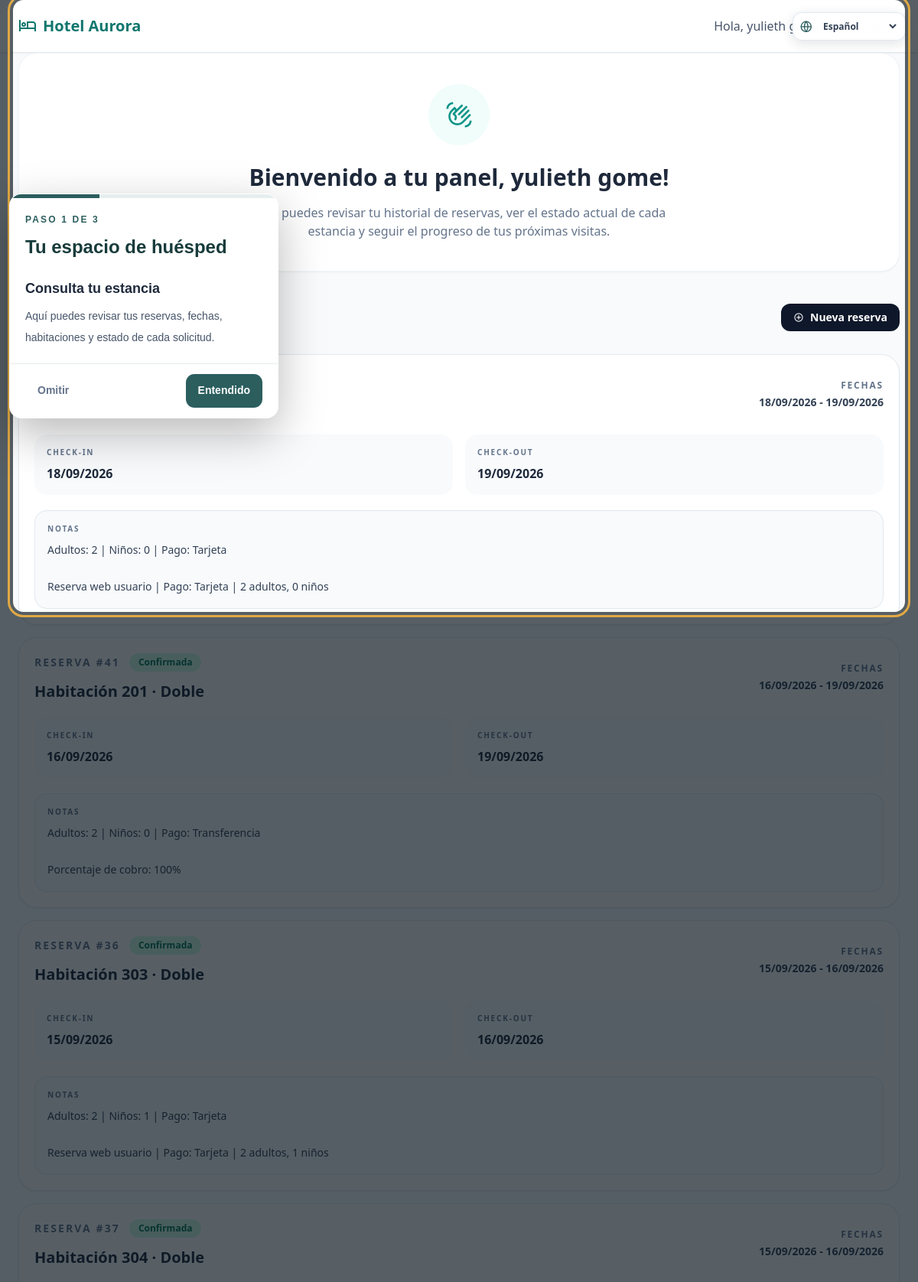
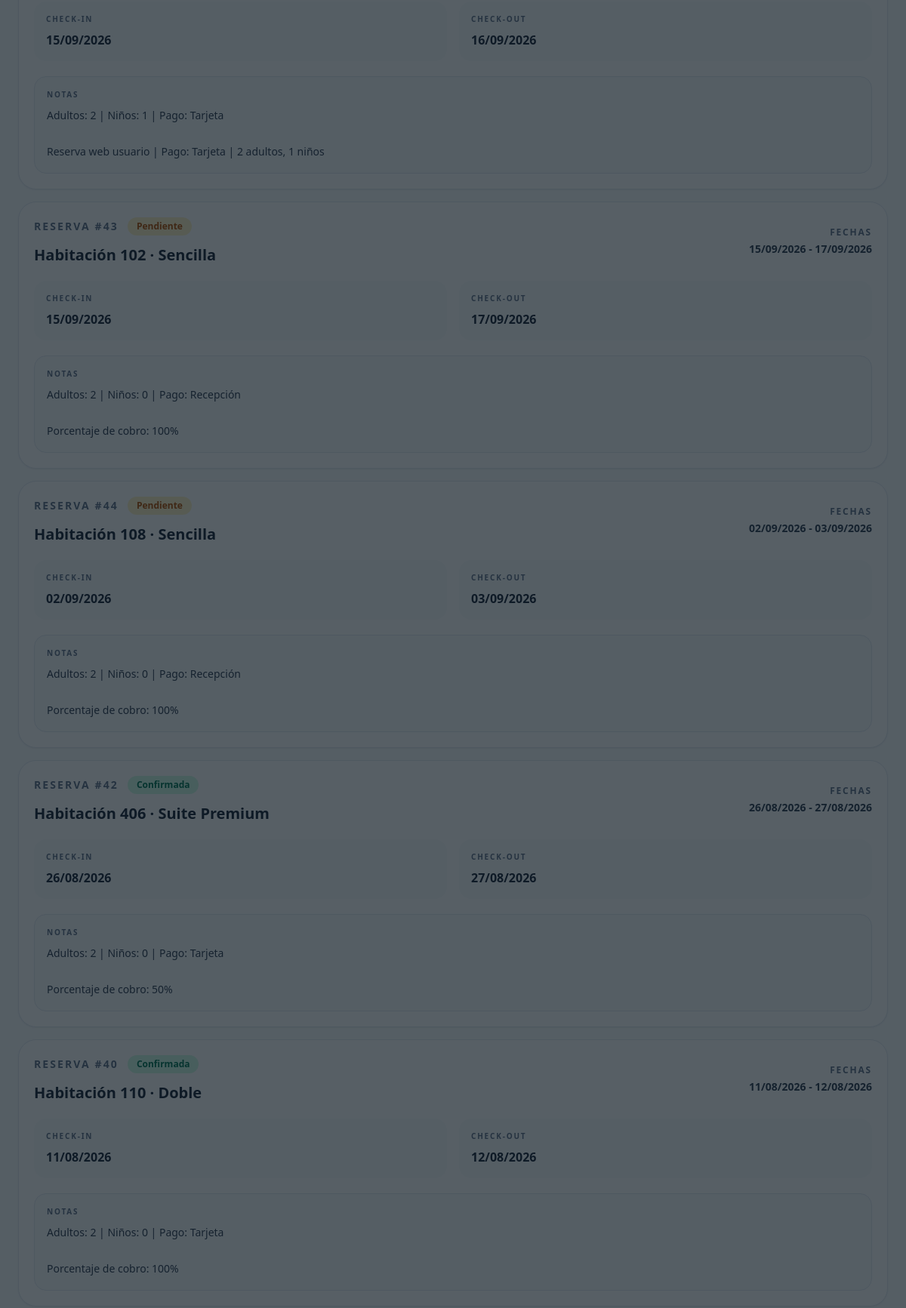
The app's page /interfaz/usuario/index_usua.php (signed in, upper part) with its own data (2 pictures, top to bottom).
### tables this page shows
CREATE TABLE `reservas` (
  `cod_res` bigint(20) NOT NULL,
  `fec_res` datetime DEFAULT current_timestamp(),
  `fec_ent_res` datetime NOT NULL,
  `fec_sal_res` datetime NOT NULL,
  `est_res` varchar(20) DEFAULT 'Pendiente',
  `not_res` text DEFAULT NULL,
  `id_usu_res` bigint(20) DEFAULT NULL
);

### includes/system_help.php (called while the page is built, shortened)
<?php require_once __DIR__ . '/system_tour.php'; ?>

### src/Usuario/PortalRepository.php (called while the page is built, shortened)
<?php
final class PortalRepository
{
    public function fetchReservationHistory(mysqli $connection, int $userId): array
    {
        $statement = $connection->prepare(
            "SELECT r.cod_res, r.fec_ent_res, r.fec_sal_res, r.est_res, r.not_res,
                    GROUP_CONCAT(DISTINCT h.num_hab ORDER BY h.num_hab ASC SEPARATOR ', ') AS num_hab,
                    GROUP_CONCAT(DISTINCT h.tipo_hab ORDER BY h.tipo_hab ASC SEPARATOR ', ') AS tipo_hab
             FROM reservas r
             LEFT JOIN detalle d ON d.cod_res_det = r.cod_res
             LEFT JOIN habitacion h ON h.cod_hab = d.cod_hab_det
             WHERE r.id_usu_res = ?
             GROUP BY r.cod_res, r.fec_ent_res, r.fec_sal_res, r.est_res, r.not_res
             ORDER BY r.fec_ent_res DESC"
        );
        $statement->bind_param('i', $userId);
        $statement->execute();
        $result = $statement->get_result();
        $reservations = [];
        if ($result instanceof \mysqli_result) {
            while ($row = $result->fetch_assoc()) {
                $reservations[] = $row;
            }
        }
        return $reservations;
    }
}

### interfaz/usuario/index_usua.php (the view, shortened to what this page needs)
<?php
require_once __DIR__ . '/../../configuracion/conexion.php';
require_once __DIR__ . '/../../src/Usuario/PortalRepository.php';
$usuario = $_SESSION['user_auth'] ?? [];
function formatear_fecha_historial($fecha) {
    $fechaObj = DateTime::createFromFormat('Y-m-d H:i:s', $fecha)
        ?: DateTime::createFromFormat('Y-m-d', $fecha);
    return $fechaObj->format('d/m/Y');
}
function badge_estado_reserva($estado) {
    $estado = trim((string) $estado);
    $mapa = [
        'Confirmada' => 'bg-emerald-100 text-emerald-700',
        'Pendiente' => 'bg-amber-100 text-amber-700',
        'Cancelada' => 'bg-rose-100 text-rose-700',
        'Cancelado' => 'bg-rose-100 text-rose-700',
        'Finalizada' => 'bg-slate-200 text-slate-700',
        'En Casa' => 'bg-cyan-100 text-cyan-700',
    ];
    return $mapa[$estado] ?? 'bg-slate-100 text-slate-700';
}
$idUsuarioActual = (int) $usuario['id_usuario'];
$portalRepository = new \App\Usuario\PortalRepository();
$reservasUsuario = $portalRepository->fetchReservationHistory($conexion, $idUsuarioActual);
?>
<!DOCTYPE html>
<html lang="es">
<head>
    <script src="https://cdn.tailwindcss.com"></script>
</head>
<body class="bg-slate-50 font-sans antialiased text-slate-800">
    <?php include __DIR__ . '/../../includes/translate.php'; ?>
    <nav class="bg-white shadow-sm px-6 py-4 flex justify-between items-center border-b border-slate-200">
        <div class="text-xl font-bold text-teal-700 flex items-center gap-2">
            <span class="material-symbols-outlined">hotel</span>
            Hotel Aurora
        </div>
        <div class="flex items-center gap-4">
            <span class="font-medium text-slate-600">Hola, <?php echo htmlspecialchars($usuario['nombre_usuario']); ?></span>
            <a href="../../interfaz_usu.php" class="text-red-500 hover:bg-red-50 px-4 py-2 rounded-xl transition flex items-center gap-2 font-bold text-sm">
            </a>
        </div>
    </nav>
    <main class="w-full pb-20 md:px-6">
        <div class="bg-white rounded-3xl shadow-sm p-10 border border-slate-100 text-center">
            <div class="w-20 h-20 bg-teal-50 text-teal-600 rounded-full flex items-center justify-center mx-auto mb-6">
                <span class="material-symbols-outlined text-4xl">waving_hand</span>
            </div>
            <h1 class="text-3xl font-black text-slate-800 mb-4">Bienvenido a tu panel, <?php echo htmlspecialchars($usuario['nombre_usuario']); ?>!</h1>
            <p class="text-slate-500 max-w-xl mx-auto">
                Aquí puedes revisar tu historial de reservas, ver el estado actual de cada estancia y seguir el progreso de tus próximas visitas.
            </p>
        </div>
        <section id="mis-reservas" class="mt-8 max-w-6xl mx-auto">
            <div class="flex items-center justify-between gap-4 mb-5">
                <div>
                    <a href="#mis-reservas" class="text-xs font-black uppercase tracking-[0.2em] text-teal-700 hover:underline">Historial</a>
                    <h2 class="text-2xl font-black text-slate-800">Tus reservas</h2>
                </div>
                <a href="../../interfaz_usu.php" class="inline-flex items-center gap-2 rounded-xl bg-slate-900 px-4 py-2 text-sm font-bold text-white hover:bg-slate-700 transition">
                    <span class="material-symbols-outlined text-sm">add_circle</span>
                    Nueva reserva
                </a>
            </div>
            <?php if (empty($reservasUsuario)): ?>
                <div class="rounded-3xl border border-dashed border-slate-300 bg-white p-8 text-center shadow-sm">
                    <span class="material-symbols-outlined text-4xl text-slate-300">travel_explore</span>
                    <h3 class="mt-4 text-xl font-black text-slate-700">Aún no tienes reservas registradas</h3>
                    <p class="mt-2 text-slate-500">Cuando realices tu primera estancia, aparecerá aquí su historial completo.</p>
                </div>
            <?php else: ?>
                <div class="space-y-4">
                    <?php foreach ($reservasUsuario as $reserva): ?>
                        <?php
                        $estado = $reserva['est_res'] ?? 'Pendiente';
                        $habitacion = !empty($reserva['tipo_hab'])
                            ? ($reserva['num_hab'] ? 'Habitación ' . $reserva['num_hab'] . ' · ' . $reserva['tipo_hab'] : $reserva['tipo_hab'])
                            : 'Habitación sin asignar';
                        $notas = trim((string) ($reserva['not_res'] ?? ''));
                        $fechas = formatear_fecha_historial($reserva['fec_ent_res']) . ' - ' . formatear_fecha_historial($reserva['fec_sal_res']);
                        ?>
                        <article class="rounded-3xl border border-slate-200 bg-white p-5 shadow-sm">
                            <div class="flex flex-col gap-4 md:flex-row md:items-center md:justify-between">
                                <div>
                                    <div class="flex items-center gap-3 flex-wrap">
                                        <span class="text-sm font-black uppercase tracking-[0.15em] text-slate-500">Reserva #<?php echo (int) $reserva['cod_res']; ?></span>
                                        <span class="inline-flex items-center rounded-full px-3 py-1 text-xs font-bold <?php echo badge_estado_reserva($estado); ?>"><?php echo htmlspecialchars($estado); ?></span>
                                    </div>
                                    <h3 class="mt-3 text-xl font-black text-slate-800"><?php echo htmlspecialchars($habitacion); ?></h3>
                                </div>
                                <div class="text-right">
                                    <p class="text-xs font-black uppercase tracking-[0.15em] text-slate-500">Fechas</p>
                                    <p class="mt-1 text-sm font-bold text-slate-700"><?php echo htmlspecialchars($fechas); ?></p>
                                </div>
                            </div>
                            <div class="mt-5 grid gap-4 md:grid-cols-2">
                                <div class="rounded-2xl bg-slate-50 p-4">
                                    <p class="text-[10px] font-black uppercase tracking-[0.18em] text-slate-500">Check-in</p>
                                    <p class="mt-2 text-base font-bold text-slate-800"><?php echo formatear_fecha_historial($reserva['fec_ent_res']); ?></p>
                                </div>
                                <div class="rounded-2xl bg-slate-50 p-4">
                                    <p class="text-[10px] font-black uppercase tracking-[0.18em] text-slate-500">Check-out</p>
                                    <p class="mt-2 text-base font-bold text-slate-800"><?php echo formatear_fecha_historial($reserva['fec_sal_res']); ?></p>
                                </div>
                            </div>
                            <?php if ($notas !== ''): ?>
                                <div class="mt-5 rounded-2xl border border-slate-200 bg-slate-50 p-4">
                                    <p class="text-[10px] font-black uppercase tracking-[0.18em] text-slate-500">Notas</p>
                                    <p class="mt-2 text-sm leading-6 text-slate-700 whitespace-pre-line"><?php echo nl2br(htmlspecialchars($notas)); ?></p>
                                </div>
                            <?php endif; ?>
                        </article>
                    <?php endforeach; ?>
                </div>
            <?php endif; ?>
        </section>
    </main>
    <?php
    require_once '../../includes/system_help.php';
    ?>
</body>
</html>

### includes/translate.php (shortened to what this page needs)
<?php
$translateAssetsPath = str_contains(
    (string) ($_SERVER['SCRIPT_NAME'] ?? ''),
    '/interfaz_usu.php'
) ? 'assets' : '../../assets';
?>
<link rel="stylesheet" href="<?php echo $translateAssetsPath; ?>/css/translate.css?v=1">
<div class="language-switcher">
    <svg class="language-switcher__icon" viewBox="0 0 24 24" fill="none" aria-hidden="true">
        <circle cx="12" cy="12" r="9"></circle>
        <path d="M3 12h18M12 3a14 14 0 0 1 0 18M12 3a14 14 0 0 0 0 18"></path>
    </svg>
    <select id="language-select" aria-labelledby="language-select-label" data-action="change-language">
        <option value="es">Español</option>
    </select>
</div>

### includes/system_tour.php (shortened to what this page needs)
<div id="systemTour" class="system-tour" role="dialog" aria-modal="true" aria-labelledby="systemTourTitle" aria-describedby="systemTourDescription" hidden>
    <div id="systemTourSpotlight" class="system-tour__spotlight" aria-hidden="true"></div>
    <section id="systemTourCard" class="system-tour__card">
        <div class="system-tour__progress" aria-hidden="true"><span id="systemTourProgress"></span></div>
        <div class="system-tour__content">
            <p id="systemTourCounter" class="text-xs font-black uppercase tracking-[0.18em] text-[#2c5e5e]"></p>
            <h2 id="systemTourTitle" class="mt-3 text-2xl font-black"></h2>
            <h3 id="systemTourStepTitle" class="mt-6 text-lg font-extrabold text-slate-800"></h3>
            <p id="systemTourDescription" class="mt-2 text-sm leading-7 text-slate-600"></p>
        </div>
        <div class="system-tour__actions">
            <button id="systemTourSkip" type="button" class="system-tour__button mr-auto bg-transparent text-slate-500 hover:bg-slate-100">Omitir</button>
            <button id="systemTourNext" type="button" class="system-tour__button bg-[#2c5e5e] text-white hover:bg-[#1a3b3b]">Entendido</button>
        </div>
    </section>
</div>

### assets/css/translate.css (style rules this page uses)
body { top: 0 !important; }
.language-switcher { position: fixed; top: 1rem; right: 1rem; z-index: 80; display: inline-flex; align-items: center; gap: 0.35rem; border: 1px solid rgba(226, 232, 240, 0.95); font-weight: 600; background-color: rgba(255, 255, 255, 0.96); backdrop-filter: blur(12px); -webkit-backdrop-filter: blur(12px); color: #2c5e5e; border-radius: 0.75rem; padding: 0.25rem 0.5rem; font-size: 0.75rem; box-shadow: 0 4px 16px rgba(15, 23, 42, 0.12); }
.language-switcher__icon { width: 1.1rem; height: 1.1rem; flex: 0 0 auto; color: #2c5e5e; stroke: currentColor; stroke-width: 1.8; stroke-linecap: round; stroke-linejoin: round; }
#language-select { width: auto; min-width: 5rem; padding: 0.25rem 1.25rem 0.25rem 0.25rem; background-color: transparent; color: #334155; border: none; outline: none; font-weight: 700; font-size: inherit; cursor: pointer; }
#language-select option { background-color: #ffffff; color: #334155; }

### includes/system_tour.php (style rules this page uses)
.system-tour { position: fixed; inset: 0; z-index: 200; pointer-events: auto; }
.system-tour__spotlight { position: fixed; z-index: 0; border-radius: .85rem; box-shadow: 0 0 0 9999px rgba(8, 20, 28, .68); outline: 3px solid #e0a844; outline-offset: 4px; transition: top .2s ease, left .2s ease, width .2s ease, height .2s ease; pointer-events: none; }
.system-tour__card { position: fixed; z-index: 1; width: min(22rem, calc(100vw - 2rem)); overflow: hidden; border: 1px solid rgba(255, 255, 255, .65); border-radius: 1rem; background: #fff; box-shadow: 0 20px 60px rgba(0, 0, 0, .28); color: #183b3b; font-family: Manrope, sans-serif; pointer-events: auto; }
.system-tour__progress { height: .3rem; background: #e6eeee; }
.system-tour__progress span { display: block; height: 100%; background: #2c5e5e; transition: width .2s ease; }
.system-tour__content { padding: 1.25rem; }
.system-tour__actions { display: flex; align-items: center; gap: .65rem; border-top: 1px solid #e5eceb; padding: .85rem 1.25rem; }
.system-tour__button { border: 0; border-radius: .7rem; padding: .7rem 1rem; font: inherit; font-size: .875rem; font-weight: 800; cursor: pointer; }

### records on screen
reservas: fechas "18/09/2026 - 19/09/2026", fec_ent_res "18/09/2026", fec_sal_res "19/09/2026", not_res "Adultos: 2 | Niños: 0 | Pago: Tarjeta Reserva web usuario | Pago: Tarjeta | 2 adultos, 0 niños"
reservas: cod_res "41", est_res "Confirmada", habitacion "Habitación 201 · Doble", fechas "16/09/2026 - 19/09/2026", fec_ent_res "16/09/2026", fec_sal_res "19/09/2026", not_res "Adultos: 2 | Niños: 0 | Pago: Transferencia Porcentaje de cobro: 100%"
reservas: cod_res "36", est_res "Confirmada", habitacion "Habitación 303 · Doble", fechas "15/09/2026 - 16/09/2026", fec_ent_res "15/09/2026", fec_sal_res "16/09/2026", not_res "Adultos: 2 | Niños: 1 | Pago: Tarjeta Reserva web usuario | Pago: Tarjeta | 2 adultos, 1 niños"
reservas: cod_res "37", est_res "Confirmada", habitacion "Habitación 304 · Doble", fechas "15/09/2026 - 16/09/2026", fec_ent_res "15/09/2026", fec_sal_res "16/09/2026", not_res "Adultos: 2 | Niños: 1 | Pago: Tarjeta Reserva web usuario | Pago: Tarjeta | 2 adultos, 1 niños"
reservas: cod_res "43", est_res "Pendiente", habitacion "Habitación 102 · Sencilla", fechas "15/09/2026 - 17/09/2026", fec_ent_res "15/09/2026", fec_sal_res "17/09/2026", not_res "Adultos: 2 | Niños: 0 | Pago: Recepción Porcentaje de cobro: 100%"
reservas: cod_res "44", est_res "Pendiente", habitacion "Habitación 108 · Sencilla", fechas "02/09/2026 - 03/09/2026", fec_ent_res "02/09/2026", fec_sal_res "03/09/2026", not_res "Adultos: 2 | Niños: 0 | Pago: Recepción Porcentaje de cobro: 100%"
reservas: cod_res "42", est_res "Confirmada", habitacion "Habitación 406 · Suite Premium", fechas "26/08/2026 - 27/08/2026", fec_ent_res "26/08/2026", fec_sal_res "27/08/2026", not_res "Adultos: 2 | Niños: 0 | Pago: Tarjeta Porcentaje de cobro: 50%"
reservas: cod_res "40", est_res "Confirmada", habitacion "Habitación 110 · Doble", fechas "11/08/2026 - 12/08/2026", fec_ent_res "11/08/2026", fec_sal_res "12/08/2026", not_res "Adultos: 2 | Niños: 0 | Pago: Tarjeta Porcentaje de cobro: 100%"

### other values on screen
$usuario['nombre_usuario'] "yulieth gome"
